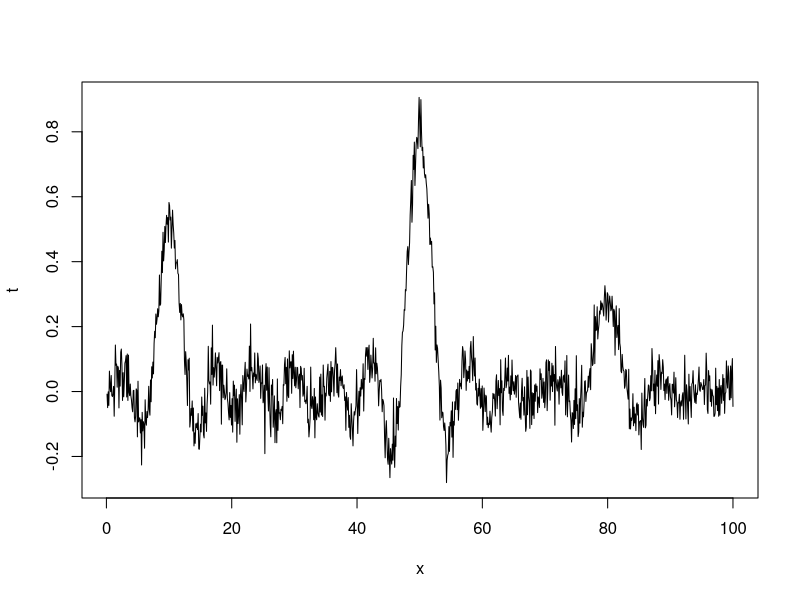
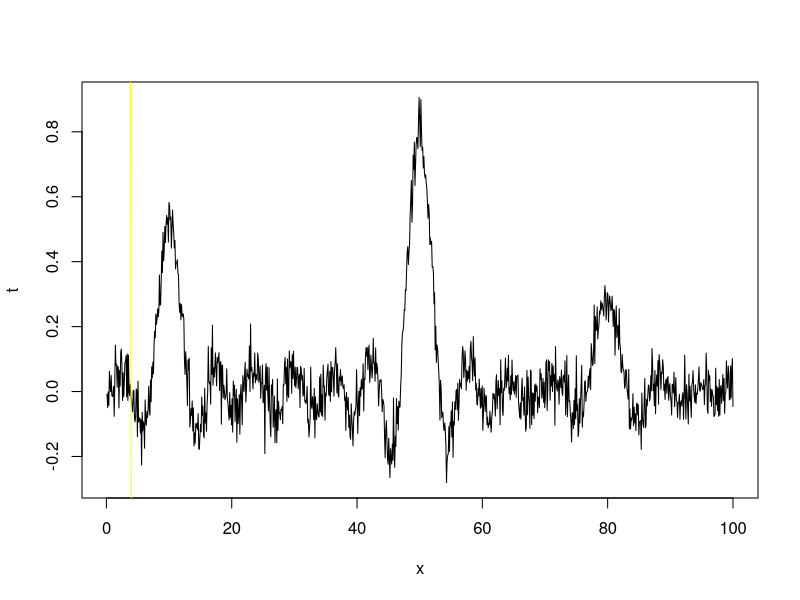
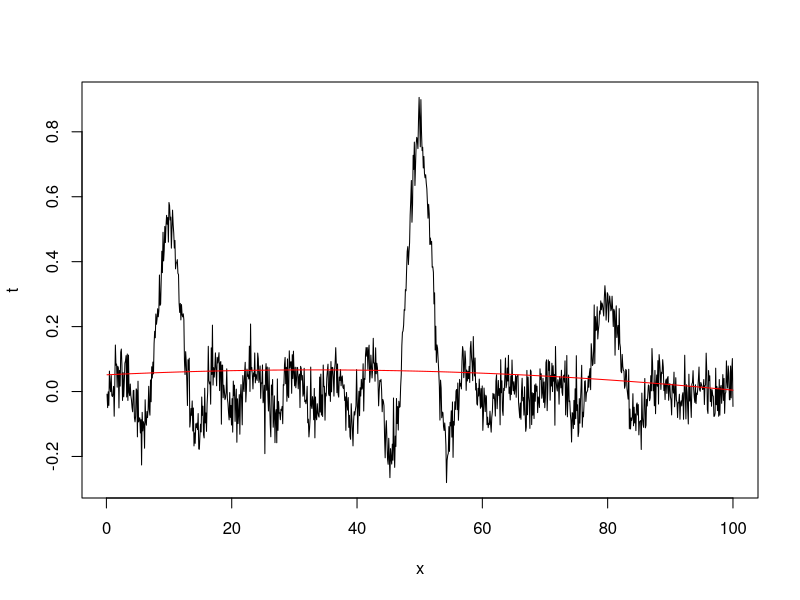
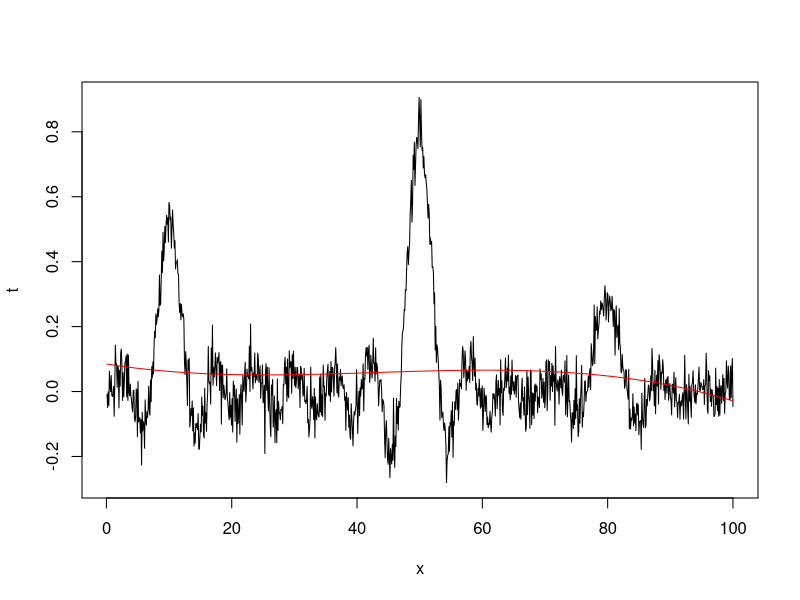
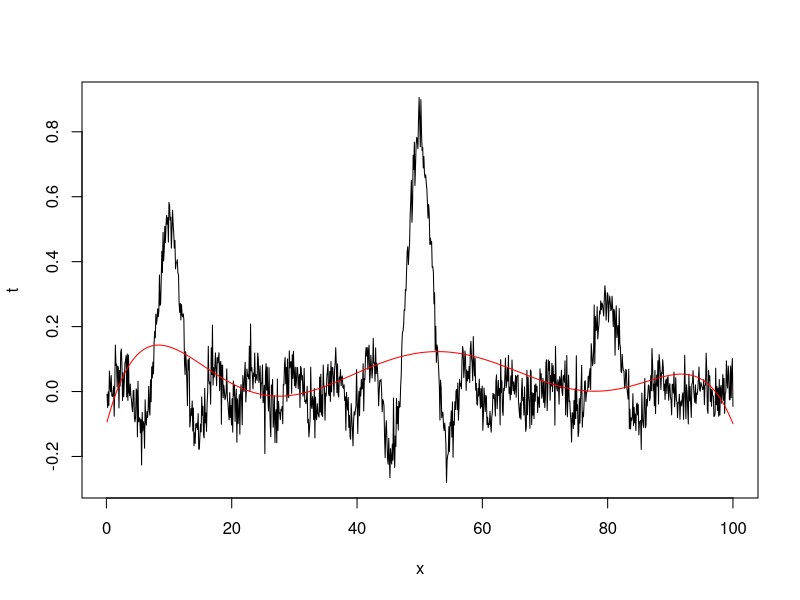
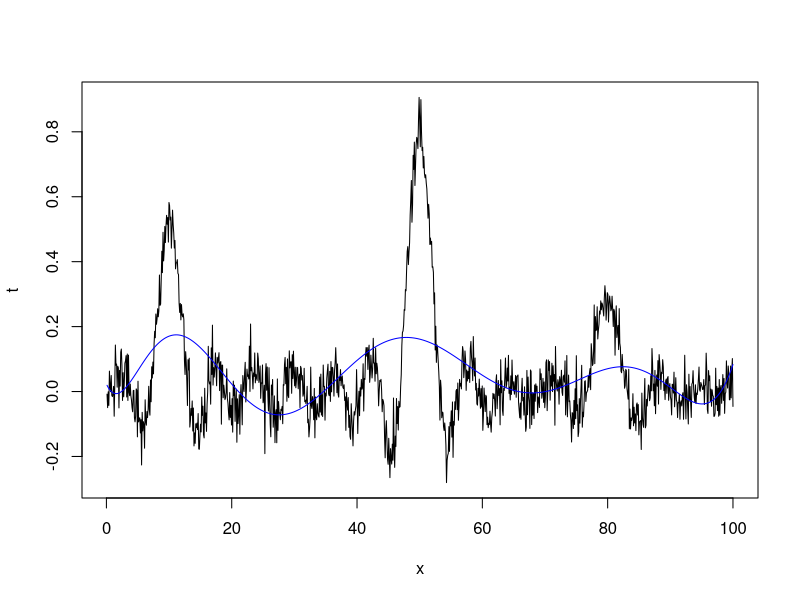
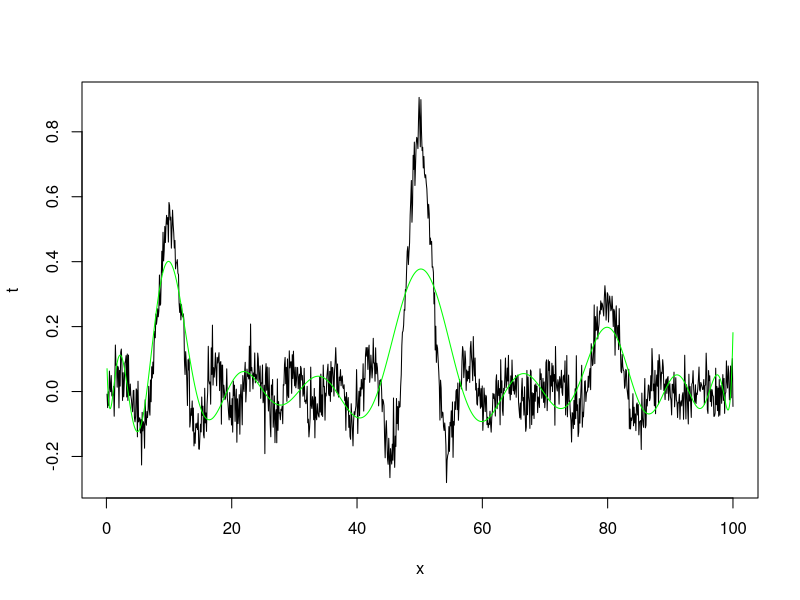
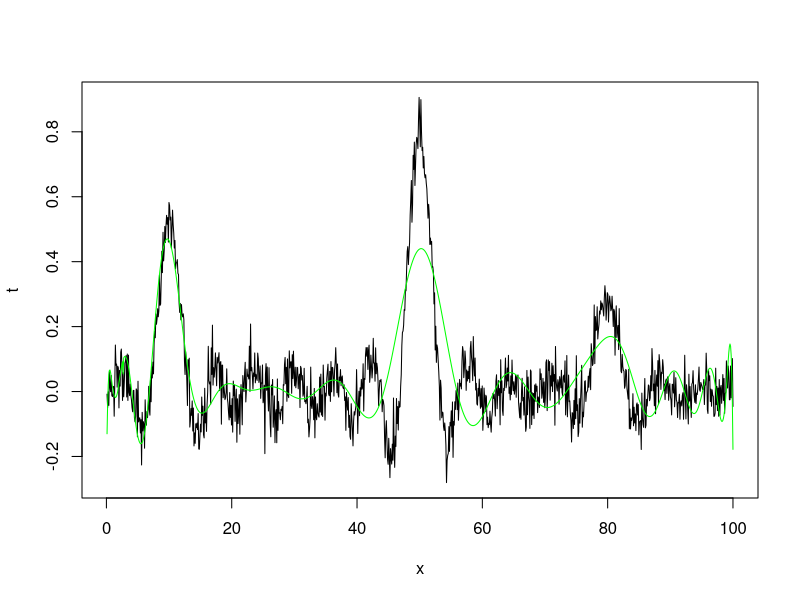

R code for these plots, in order:
# 1st deliverable: kernel ridge regression

#author: think_2ice
set.seed(777)
x <- seq(0.1, 100, (100 - 0.1)/(1052-1))
length(x)
a <- 10
b <- 50
c <- 80
f <- 0.5*sin(x - 10)/(x-a) + 0.8*sin(x-b)/(x-b) + 0.3*sin(x-c)/(x-c)
noise <- rnorm(1052, 0, 0.05)
t <- f + noise

# plot of the function
plot(x,t,type="l")

# Build a linear model so as to predict the real data
d <- data.frame(x,t)
linreg.1 <- lm (d)
plot(x,t,type="l")
abline(linreg.1, col="yellow")

## using quadratic polynomial:

linreg.2 <- lm (t ~ x + I(x^2), d)
plot(x,t,type="l")
points(x, predict(linreg.2), col="red", type="l")

## using polynomial grade 3:

linreg.3 <- lm (t ~ poly(x,3), d)
plot(x,t,type="l")
points(x, predict(linreg.3), col="red", type="l")

## using polynomial grade 6:

linreg.6 <- lm (t ~ poly(x,6), d)
plot(x,t,type="l")
points(x, predict(linreg.6), col="red", type="l")

## using polynomial grade 9:

linreg.9 <- lm (t ~ poly(x,9), d)
plot(x,t,type="l")
points(x, predict(linreg.9), col="blue", type="l")

## using polynomial grade 20:

linreg.20 <- lm (t ~ poly(x,20), d)
plot(x,t,type="l")
points(x, predict(linreg.20), col="green", type="l")

## using polynomial grade 27:
linreg.27 <- lm (t ~ poly(x,27), d)
plot(x,t,type="l")
points(x, predict(linreg.27), col="green", type="l")
# This is the best polynomial regression found (and it clearly underfits the data)

# Let's see if we can improve the situation using the RBF kernel: 
N <- length(x)
sigma <- 2
kk <- tcrossprod(x)
dd <- diag(kk)
myRBF.kernel <- exp(sigma*(-matrix(dd,N,N)-t(matrix(dd,N,N))+2*kk))
lambda <- 0.01
ident.N <- diag(rep(1,N))
alphas <- solve(myRBF.kernel + lambda*ident.N)
alphas <- alphas %*% t
plot(x,t,type="l")
lines(x,myRBF.kernel %*% alphas,col="magenta")
# Seems that we have to work on the regularization because now we overfit
# Let's try with a higher value of lambda
lambda <- 3
ident.N <- diag(rep(1,N))
alphas <- solve(myRBF.kernel + lambda*ident.N)
alphas <- alphas %*% t
plot(x,t,type="l")
lines(x,myRBF.kernel %*% alphas,col="magenta")
# Without another strategy (perhaps training data and test, CV or other
# other things that we learn in the ML course) it is difficult to difference 
# between fitting correctly or overfitting just by looking at the plot
